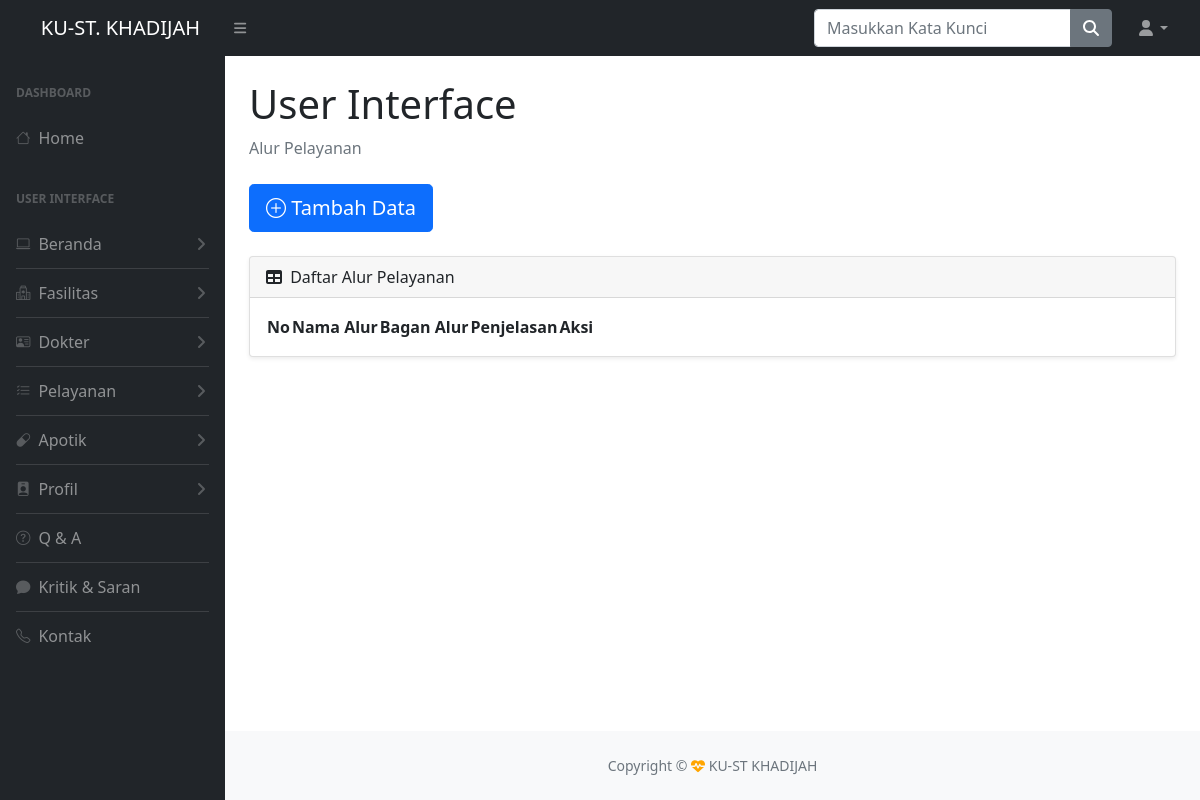
Before: /admin/index.php?halaman=alurpelayanan (signed in) with the older database file.
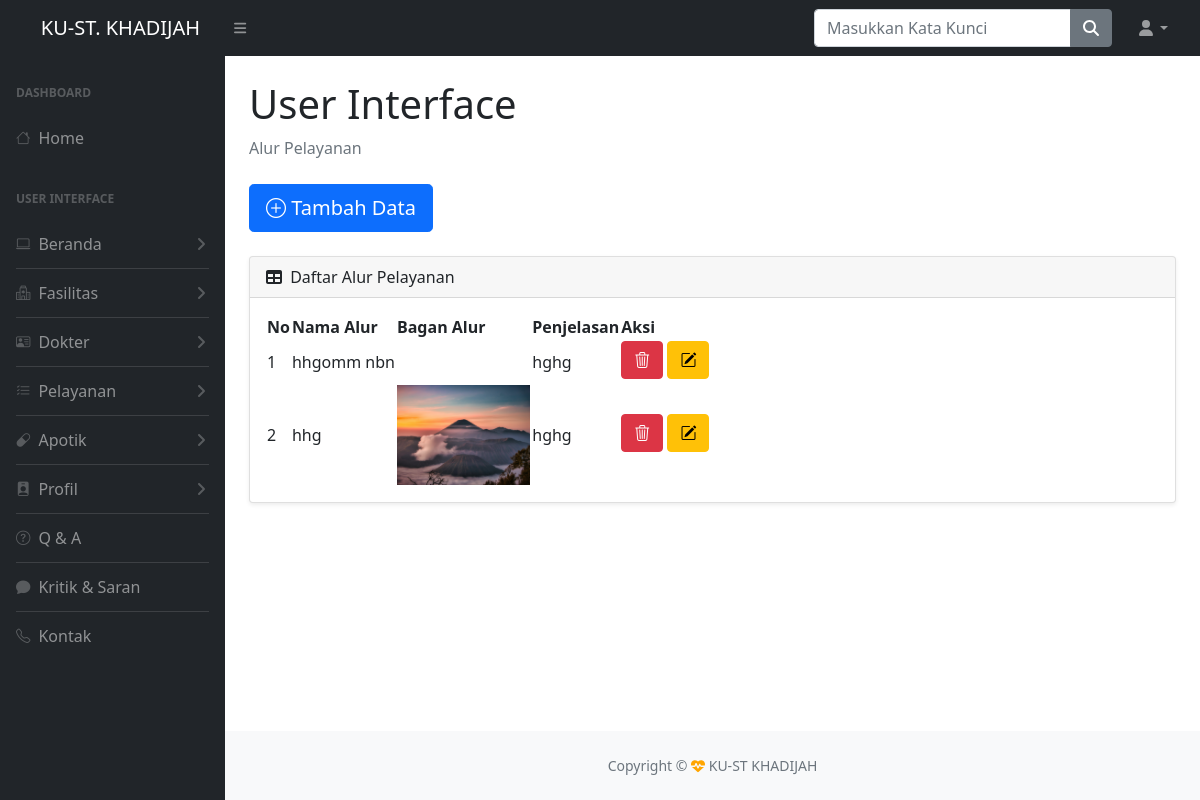
After: the same page with the newer database file.
### tables this page shows
CREATE TABLE `alur_pelayanan` (
  `id_alur` int(11) NOT NULL,
  `nama_alur` varchar(250) NOT NULL,
  `gambar` text NOT NULL,
  `penjelasan` text NOT NULL
);

### admin/UI/alurpelayanan.php (the view, shortened to what this page needs)
<div id="layoutSidenav_content">
    <main>
        <div class="container-fluid px-4">
            <h1 class="mt-4">User Interface</h1>
            <ol class="breadcrumb mb-4">
                <li class="breadcrumb-item active">Alur Pelayanan</li>
            </ol>
            <h2 class="accordion-header" id="flush-headingOne">
                <a href="index.php?halaman=tambahalur"><button type="button" class="btn btn-primary btn-lg mb-4"><i class="bi bi-plus-circle"></i> Tambah Data</button></a>
            </h2>
            <div class="card shadow-sm mb-4">
                <div class="card-header">
                    <i class="fas fa-table me-1"></i>
                    Daftar Alur Pelayanan
                </div>
                <div class="card-body">
                    <table id="datatablesSimple">
                        <thead>
                            <tr>
                                <th>No</th>
                                <th>Nama Alur</th>
                                <th>Bagan Alur</th>
                                <th>Penjelasan</th>
                                <th>Aksi</th>
                            </tr>
                        </thead>
                        <tbody>
                            <?php
                            $no = 1;
                            $ambil_data = $host->query("select * from alur_pelayanan  "); ?>
                            <?php while ($data = $ambil_data->fetch_assoc()) {
                            ?>
                                <tr>
                                    <td><?php echo $no ?></td>
                                    <td><?php echo $data['nama_alur'] ?></td>
                                    <td>
                                        <img height="100" src="../image/alur-pelayanan/<?php echo $data['gambar'] ?>" alt="">
                                    </td>
                                    <td><?php echo $data['penjelasan'] ?></td>
                                    <td>
                                        <form method="post" enctype="multipart/form-data">
                                            <button class="btn btn-danger mb-1" type="submit" name="hapus" onclick="return confirm('Yakin Hapus?')"><i class="bi bi-trash3"></i></button>
                                            <button class="btn btn-warning mb-1" type="submit" name="edit"><i class="bi bi-pencil-square"></i></button>
                                        </form>
                                    </td>
                                </tr>
                            <?php $no++;
                            } ?>
                        </tbody>
                    </table>
                </div>
            </div>
        </div>
    </main>

Changed rows visible on the page:
added alur_pelayanan: nama_alur "hhgomm nbn", penjelasan "hghg"
added alur_pelayanan: nama_alur "hhg", gambar (picture), penjelasan "hghg"
